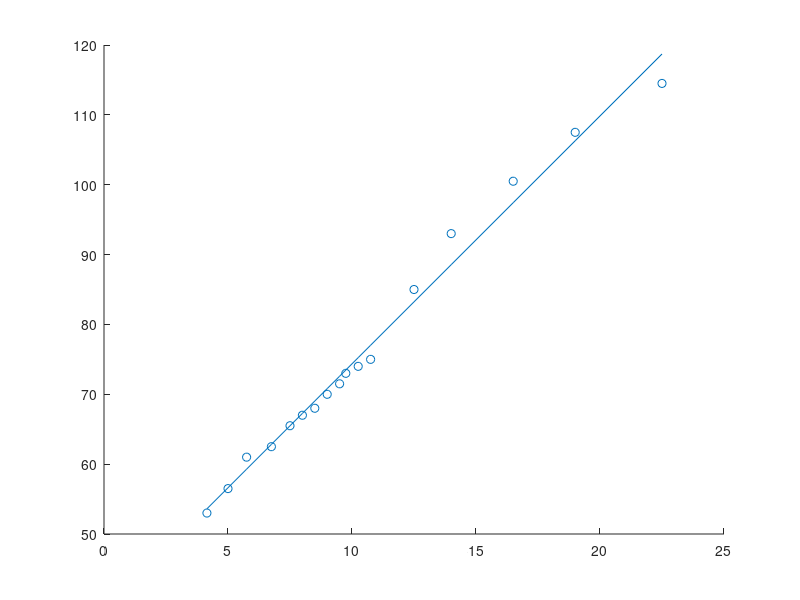

Here is the MATLAB script that generated this plot:

x = [4.15,5,5.75,6.75,7.5,8,8.5,9,9.5,9.75,10.25,10.75,12.5,14,16.5,19,22.5];
y = [53,56.5,61,62.5,65.5,67,68,70,71.5,73,74,75,85,93,100.5,107.5,114.5];
p = polyfit(x,y,1);
scatter(x,y);
hold on;
m = p(1,1);
b = p(1,2);
y1 = m*x + b;
plot(x,y1);

